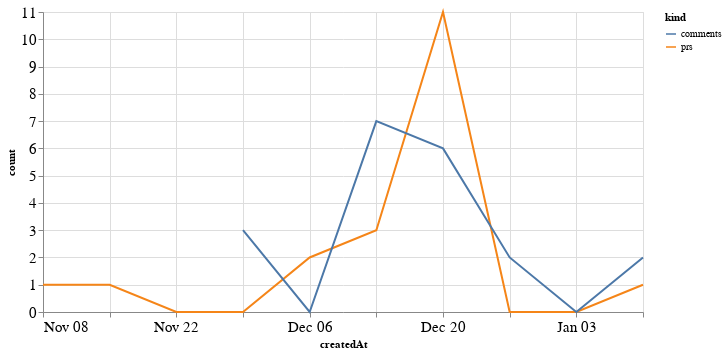

Here is the notebook cell this chart was saved with:
### Code cell
alt.Chart(total_time, width=600).mark_line().encode(
    x='createdAt',
    y='count',
    color='kind'
)

### Figure 1 — Vega-Lite specification as saved in the notebook (floating-point values rounded to 4 significant figures)
{"config": {"axisLeft": {"labelFontSize": 15}, "axisBottom": {"labelFontSize": 15}}, "data": {"name": "data-d7092718ce4d686ddb454e2e9ad6e443"}, "mark": "line", "encoding": {"color": {"type": "nominal", "field": "kind"}, "x": {"type": "temporal", "field": "createdAt"}, "y": {"type": "quantitative", "field": "count"}}, "width": 600, "$schema": "https://vega.github.io/schema/vega-lite/v4.8.1.json", "datasets": {"data-d7092718ce4d686ddb454e2e9ad6e443": [{"createdAt": "2020-11-08T00:00:00", "kind": "prs", "count": 1.0}, {"createdAt": "2020-11-15T00:00:00", "kind": "prs", "count": 1.0}, {"createdAt": "2020-11-22T00:00:00", "kind": "prs", "count": 0.0}, {"createdAt": "2020-11-29T00:00:00", "kind": "prs", "count": 0.0}, {"createdAt": "2020-12-06T00:00:00", "kind": "prs", "count": 2.0}, {"createdAt": "2020-12-13T00:00:00", "kind": "prs", "count": 3.0}, {"createdAt": "2020-12-20T00:00:00", "kind": "prs", "count": 11.0}, {"createdAt": "2020-12-27T00:00:00", "kind": "prs", "count": 0.0}, {"createdAt": "2021-01-03T00:00:00", "kind": "prs", "count": 0.0}, {"createdAt": "2021-01-10T00:00:00", "kind": "prs", "count": 1.0}, {"createdAt": "2020-11-08T00:00:00", "kind": "comments", "count": null}, {"createdAt": "2020-11-15T00:00:00", "kind": "comments", "count": null}, {"createdAt": "2020-11-22T00:00:00", "kind": "comments", "count": null}, {"createdAt": "2020-11-29T00:00:00", "kind": "comments", "count": 3.0}, {"createdAt": "2020-12-06T00:00:00", "kind": "comments", "count": 0.0}, {"createdAt": "2020-12-13T00:00:00", "kind": "comments", "count": 7.0}, {"createdAt": "2020-12-20T00:00:00", "kind": "comments", "count": 6.0}, {"createdAt": "2020-12-27T00:00:00", "kind": "comments", "count": 2.0}, {"createdAt": "2021-01-03T00:00:00", "kind": "comments", "count": 0.0}, {"createdAt": "2021-01-10T00:00:00", "kind": "comments", "count": 2.0}]}}
